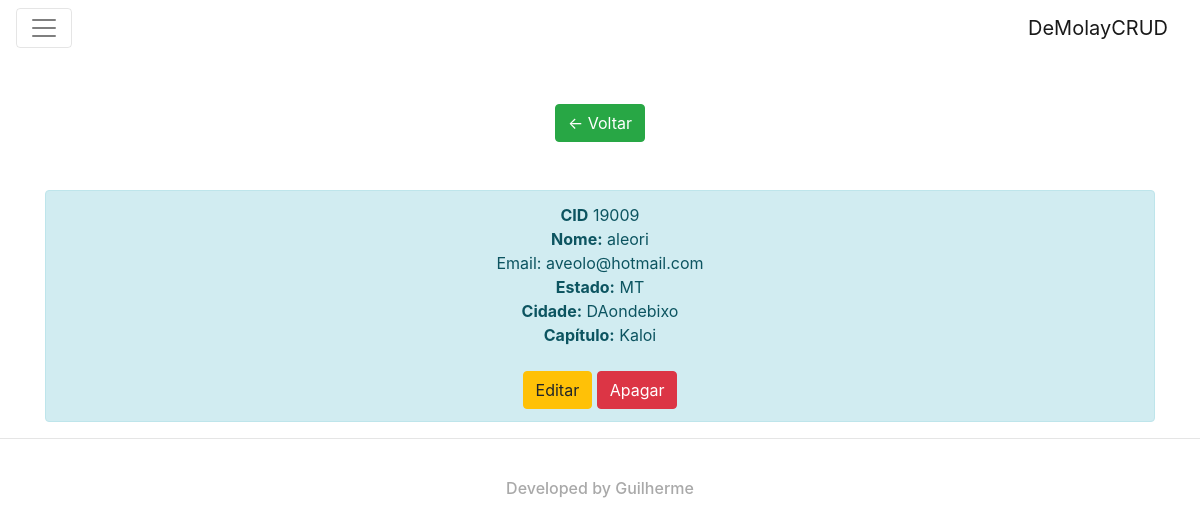
The app's page /index.php?layout=mostra&id=10 with its own data.
### tables this page shows
CREATE TABLE `tbl_demolay` (
  `dem_id` int(11) NOT NULL,
  `dem_cid` int(30) NOT NULL,
  `dem_nome` varchar(100) NOT NULL,
  `dem_email` varchar(200) NOT NULL,
  `dem_estado` varchar(100) NOT NULL,
  `dem_cidade` varchar(100) NOT NULL,
  `dem_capitulo` varchar(100) NOT NULL
);

### db.php (called while the page is built, shortened)
<?php
class BD
{
    private $conn;
    public function __construct($pdo)
    {
        $this->conn = $pdo;
    }
    public function get_demolay($id)
    {
        try {
            return $this->conn->query("SELECT * FROM tbl_demolay WHERE tbl_demolay.dem_id = $id");
        }catch(PDOException $erro){
            echo "<center><h3><stron>Erro!, DeMolay Não Encontrado!</stron></h3><br><h5>",$erro->getMessage(),"</h5></center>";
        }
    }
}
?>

### index.php (the view, shortened to what this page needs)
<html>
<head>
    <link rel="stylesheet" href="https://maxcdn.bootstrapcdn.com/bootstrap/4.0.0-alpha.6/css/bootstrap.min.css">
</head>
<body onload="montaPais()">
<?php
include 'conexao.php';
include 'db.php';
$layout = isset($_GET['layout']);
if($layout == 1){
    $layoutt = $_GET['layout'];
    if($layoutt == "cadastro") {
        echo "
<nav class='navbar navbar-toggleable-md navbar-light bg-faded'>
    <button class='navbar-toggler navbar-toggler-right' type='button' data-toggle='collapse' data-target='#navbarSupportedContent' aria-controls='navbarSupportedContent' aria-expanded='false' aria-label='Toggle navigation'>
        <span class='navbar-toggler-icon'></span>
    </button>
    <a class='navbar-brand' href='#'>DeMolayCRUD</a>
    <div class='collapse navbar-collapse' id='navbarSupportedContent'>
        <ul class='navbar-nav mr-auto'>
            <li class='nav-item'>
                <a class='nav-link' href='index.php'>Home</a>
            </li>
            <li class='nav-item active'>
                <a class='nav-link' href='index.php?layout=cadastro'>Cadastrar</a>
            </li>
            <li class='nav-item'>
                <a class='nav-link disabled' href='#'>Editando</a>
            </li>
            <li class='nav-item'>
                <a class='nav-link disabled' href='#'>Apagando</a>
            </li>
        </ul>
        <form action='index.php?busca' method='POST' class='form-inline my-2 my-lg-0'>
            <input name='busca' class='form-control mr-sm-2' type='text' placeholder='Procurar Registro...'>
            <button class='btn btn-outline-success my-2 my-sm-0' type='submit'>Buscar</button>
        </form>
    </div>
</nav>
<div class='container'>
   <br>
   <br>
<div class='alert alert-info' role='alert'>
  <center><h1>Cadastro de DeMolays</h1></center>
</div>
   <br>
   <br>
  <form action='index.php?cad' method='POST' name='formCadastroDemolay'>
  <div class='form-group row'>
  <label class='col-2 col-form-label'>CID</label>
  <div class='col-10'>
    <input class='form-control' name='dem_cid' type='number' required>
  </div>
</div>
<div class='form-group row'>
  <label class='col-2 col-form-label'>Nome</label>
  <div class='col-10'>
    <input name='dem_nome' class='form-control' type='text' placeholder='Nome' required>
  </div>
</div>
<div class='form-group row'>
  <label  class='col-2 col-form-label'>Email</label>
  <div class='col-10'>
    <input name='dem_email' class='form-control' type='text' placeholder='E-Mail' required>
  </div>
</div>
<div class='form-group row'>
  <label  class='col-2 col-form-label'>Estado</label>
  <div class='col-10'>
<select name='dem_estado'>
	<option value='AC'>Acre</option>
	<option value='AL'>Alagoas</option>
	<option value='AP'>Amapá</option>
	<option value='AM'>Amazonas</option>
	<option value='BA'>Bahia</option>
	<option value='CE'>Ceará</option>
	<option value='DF'>Distrito Federal</option>
	<option value='ES'>Espírito Santo</option>
	<option value='GO'>Goiás</option>
	<option value='MA'>Maranhão</option>
	<option value='MT'>Mato Grosso</option>
	<option value='MS'>Mato Grosso do Sul</option>
	<option value='MG'>Minas Gerais</option>
	<option value='PA'>Pará</option>
	<option value='PB'>Paraíba</option>
	<option value='PR'>Paraná</option>
	<option value='PE'>Pernambuco</option>
	<option value='PI'>Piauí</option>
	<option value='RJ'>Rio de Janeiro</option>
	<option value='RN'>Rio Grande do Norte</option>
	<option value='RS'>Rio Grande do Sul</option>
	<option value='RO'>Rondônia</option>
	<option value='RR'>Roraima</option>
	<option value='SC'>Santa Catarina</option>
	<option value='SP'>São Paulo</option>
	<option value='SE'>Sergipe</option>
	<option value='TO'>Tocantins</option>
</select>
  </div>
</div>
<div class='form-group row'>
  <label for='example-email-input' class='col-2 col-form-label'>Cidade</label>
  <div class='col-10'>
     <input name='dem_cidade' class='form-control' type='text' placeholder='Cidade Atual' required>
  </div>
</div>
<div class='form-group row'>
  <label for='example-email-input' class='col-2 col-form-label'>Capítulo</label>
  <div class='col-10'>
    <input name='dem_capitulo' class='form-control' type='text' placeholder='Capítulo Atual' required>
  </div>
</div>
<br>
 <center><button class='btn btn-outline-success' type='submit'>Cadastrar</button></center>
</form>
</div>
    ";
    }else if($layoutt == "mostra"){
        if(isset($_GET['id'])){
            $idMostra = $_GET['id'];
            $dblay = new BD($pdo);
            $demolayMostras = $dblay->get_demolay($idMostra);
            echo "
<nav class='navbar navbar-toggleable-md navbar-light bg-faded'>
    <button class='navbar-toggler navbar-toggler-right' type='button' data-toggle='collapse' data-target='#navbarSupportedContent' aria-controls='navbarSupportedContent' aria-expanded='false' aria-label='Toggle navigation'>
        <span class='navbar-toggler-icon'></span>
    </button>
    <a class='navbar-brand' href='#'>DeMolayCRUD</a>
    <div class='collapse navbar-collapse' id='navbarSupportedContent'>
        <ul class='navbar-nav mr-auto'>
            <li class='nav-item '>
                <a class='nav-link' href='index.php?layout=index'>Home</a>
            </li>
            <li class='nav-item'>
                <a class='nav-link' href='index.php?layout=cadastro'>Cadastrar</a>
            </li>
            <li class='nav-item active' >
                <a class='nav-link ' href='#'>Exibindo</a>
            </li>
            <li class='nav-item'>
                <a class='nav-link disabled' href='#'>Editando</a>
            </li>
            <li class='nav-item'>
                <a class='nav-link disabled' href='#'>Apagando</a>
            </li>
        </ul>
    </div>
</nav>
<div class='container'>
<br>
<br>
<center><a href='index.php' class='btn btn-success' role='button'><- Voltar</a></center>
<br>
<br>
<center>
  <div class='alert alert-info' role='alert'>";
            foreach($demolayMostras as $demolayMostra) {
                echo"
                <strong > CID</strong > ",$demolayMostra['dem_cid'],"<br>
                <strong>Nome:</strong > ",$demolayMostra['dem_nome'],"<br>
                <stron>Email:</stron > ",$demolayMostra['dem_email'],"<br>
                <strong>Estado:</strong > ",$demolayMostra['dem_estado'],"<br>
                <strong>Cidade:</strong > ",$demolayMostra['dem_cidade'],"<br>
                <strong>Capítulo:</strong > ",$demolayMostra['dem_capitulo'],"<br>
<br>
<a href='index.php?layout=editar&id=", $demolayMostra['dem_id'],"' class='btn btn-warning' role='button'>Editar</a> <a href='index.php?apagar=", $demolayMostra['dem_id'],"' class='btn btn-danger' role='button' >Apagar</a>
                ";
                }
            echo"
</div>
</center>
</div>
";
        }else{
            header("location:index.php");
        }
    }else{
        header("location:index.php");
    }
}
?>
<footer>
    <hr>
    <br>
    <center><h6><font color='#a9a9a9'>Developed by Guilherme</font></h6></center>
</footer>
</body>
</html>

### records on screen
tbl_demolay: dem_cid "19009", dem_nome "aleori", dem_email "aveolo@hotmail.com", dem_estado "MT", dem_cidade "DAondebixo", dem_capitulo "Kaloi"
